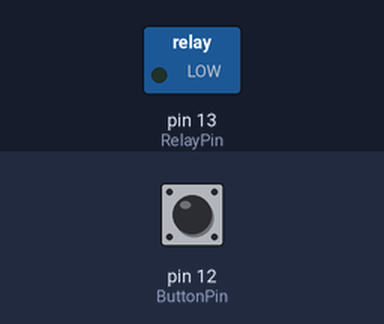
The sketch below on a simulated Arduino Uno, built with avr-gcc and run on an emulated ATmega328P. Shown: switched loads named in the sketch (green lamp = pin HIGH). The inputs (shaded band) are chosen by the test bench; at power-on: pin 12 (ButtonPin) LOW.

Above: at 1.2 s.
1.3 s: pin 12 (ButtonPin) pulled HIGH for 0.15 s
At 1.37 s:
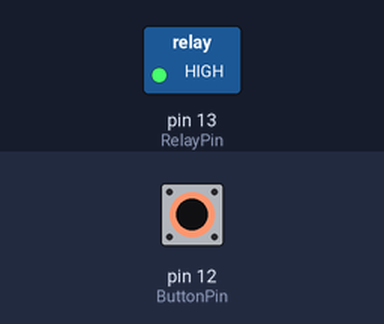
2.9 s: pin 12 (ButtonPin) pulled HIGH for 3.2 s
At 6.6 s:
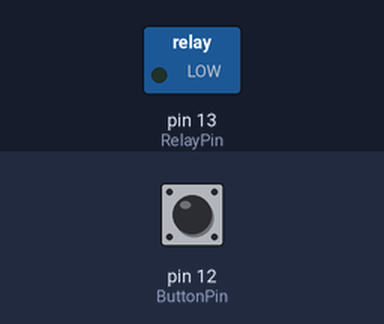
Timing chart, 0 to 8.1 s (numbered marks = the images above; inputs shaded):
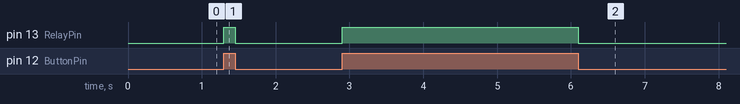

Measured:
- after the input at 1.3 s, pin 13 (RelayPin): LOW → HIGH at once, → LOW 0.15 s later
- after the input at 2.9 s, pin 13 (RelayPin): LOW → HIGH at once, → LOW 3.2 s later

The sketch:

exp17-2.ino
```cpp
#define ButtonPin 12
#define RelayPin  13
void setup()
{
  pinMode(ButtonPin, INPUT);
  pinMode(RelayPin, OUTPUT);
}

void loop()
{
  int buttonState = digitalRead(ButtonPin);
  if (buttonState == HIGH)
  {
     digitalWrite(RelayPin, HIGH);
  }
  else if (buttonState == LOW)
  {
     digitalWrite(RelayPin, LOW);
  }
}
```
